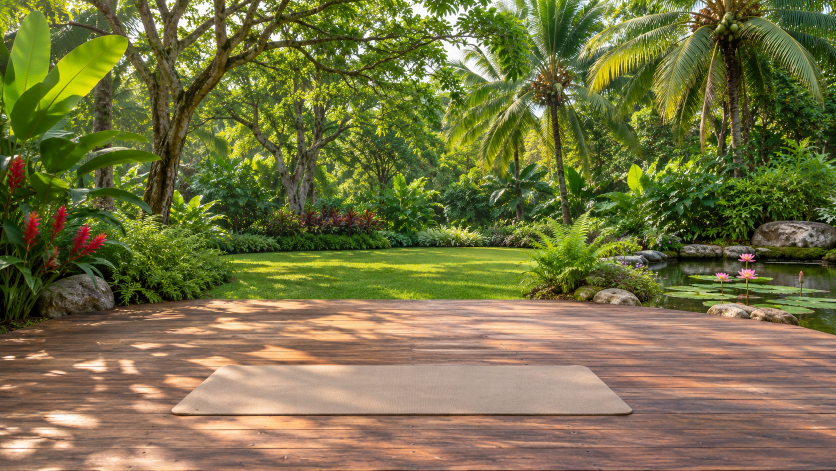
#> input picture environment/backgrounds/tropical-yoga-garden-v1.png, 1672 x 941 px, found by its file name (shown at 1/2 size)
$ python compose_garden_hq.py
#> lines starting #> are read from the running program, lines starting #| are printed output that depends on the picture
"""Native 1080p/24fps compositor. Consume frames as rendered to bound disk use."""
from PIL import Image,ImageDraw,ImageFont,ImageFilter
from pathlib import Path
import subprocess,math,time
P=Path('/Users/asif/Documents/fitness-garden-demo');W,H,FPS=1920,1080,24
BG=Path('/Users/asif/Documents/Projects/youtube-motivation-backup/environment/backgrounds/tropical-yoga-garden-v1.png')
bg=Image.open(BG).convert('RGBA').resize((W,H),Image.Resampling.LANCZOS)
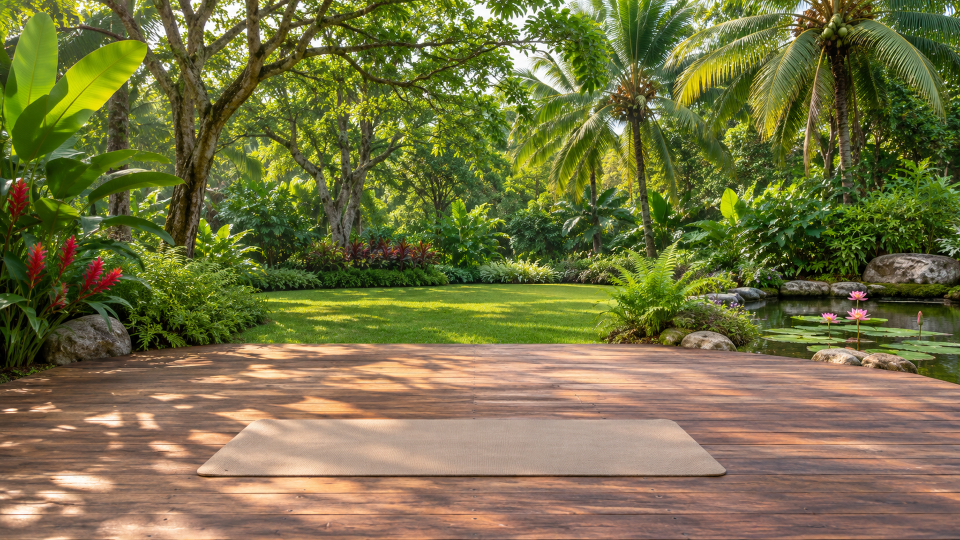
#> bg: PIL image 1920x1080 RGBA (shown at 1/2 size); mean R, G, B, A 118, 114.4, 67.3, 255
font=ImageFont.truetype('/System/Library/Fonts/Supplemental/Arial Bold.ttf',36)
small=ImageFont.truetype('/System/Library/Fonts/Supplemental/Arial.ttf',27)
labels=['ARM WARM-UP','JUMPING JACKS','SQUATS','KNEE LIFTS','LUNGES','PUSH-UPS','DANCE FINISH']
out=P/'garden-workout-dance-60s-hq.mp4'
#> (the run stopped early here; a loop or call above may not have finished)
